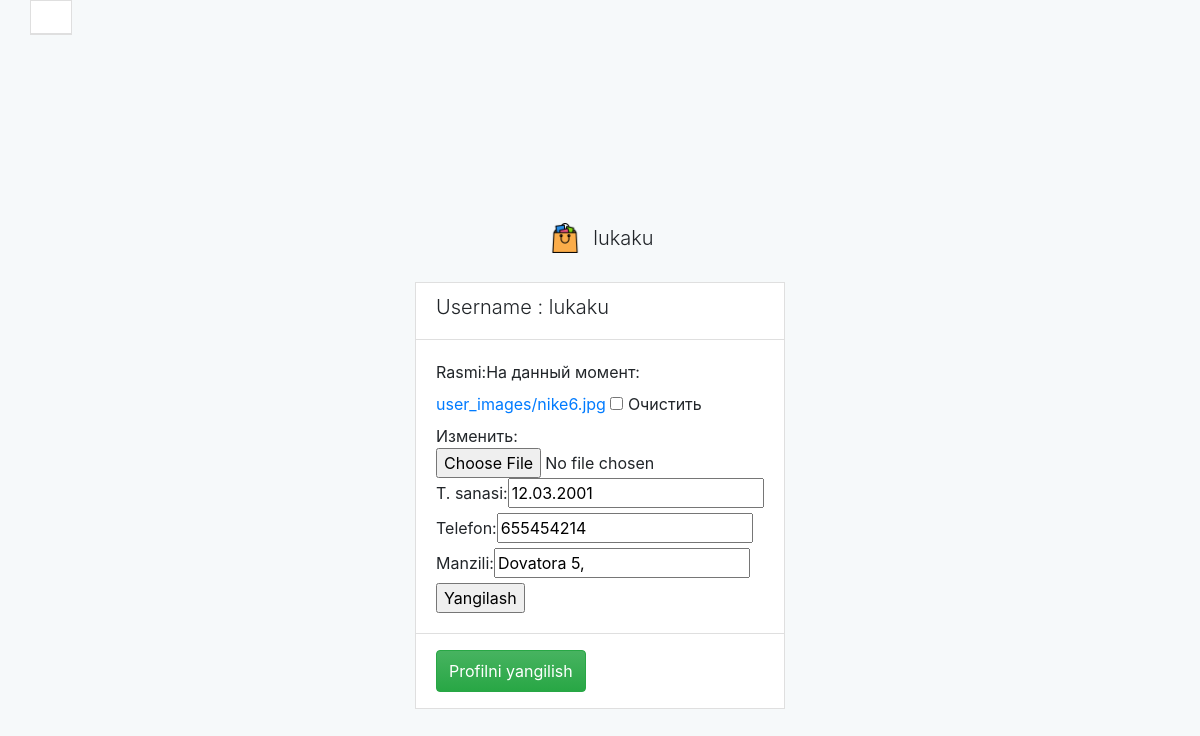
Before: /account/profile/update/1 with the older database file.
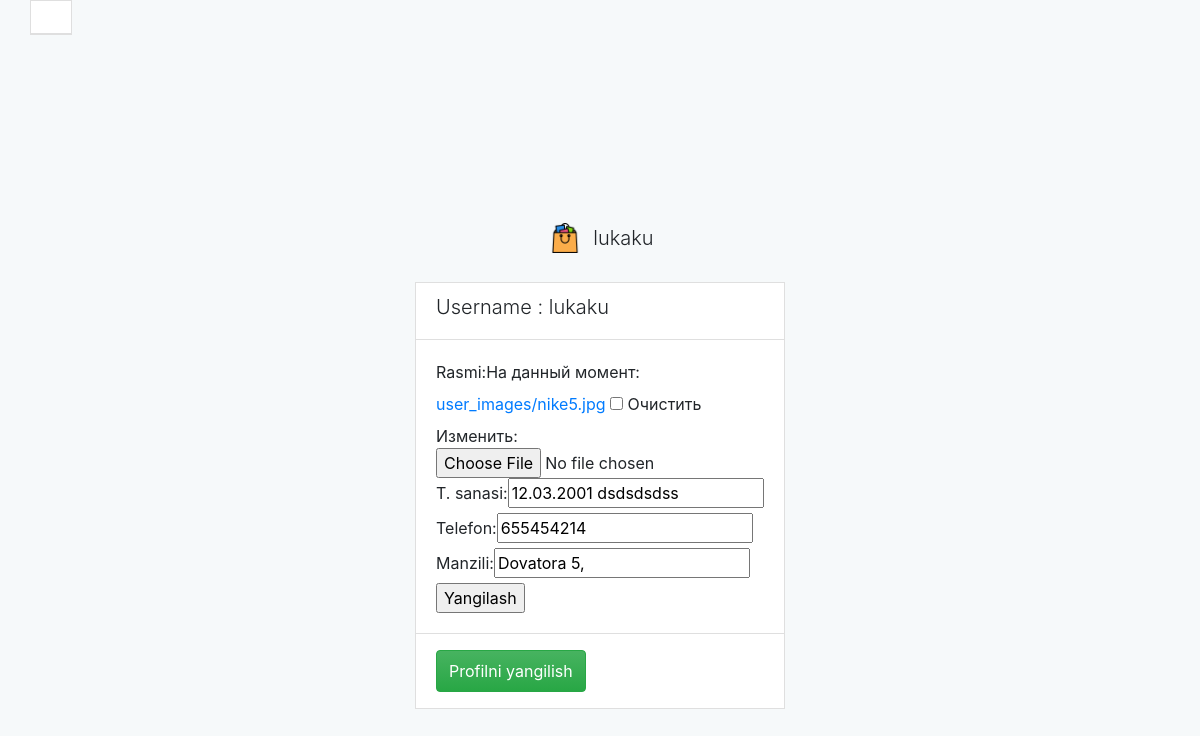
After: the same page with the newer database file.
### account/models.py (models this page shows, shortened)
class Profile(models.Model):
	user = models.OneToOneField(User,
		on_delete=models.CASCADE,
		related_name='user_profile')
	avatar = models.ImageField('Rasmi',upload_to='user_images/', blank=True,null=True)
	birthday = models.CharField('T. sanasi', max_length=50, blank=True)
	phone = models.PositiveIntegerField('Telefon', default=0,blank=True,null=True)
	address = models.CharField('Manzili', max_length=250,blank=True,null=True)

### account/views.py (the view)
# urls.py: path('profile/update/<pk>', views.UpdateUserProfileView.as_view(), name='update_profile'),
class UpdateUserProfileView(UpdateView):
	model = Profile
	fields = ['avatar','birthday','phone','address']
	success_url = '/'

### shop/context_pro.py (called while the page is built)
def view_all(request):
	try:
		cart = Cart.objects.get(id=request.session.get('user_cart_id'))
	except:
		cart = {'status':'Savatcha topilmadi!'}
	print(cart)
	context = {
		'categories':Category.objects.all(),
		'cart':cart
	}
	return context

### templates/account/profile_form.html (shortened to what this page needs)
<!DOCTYPE html>
<html lang="en">
<head>
	 <link rel="stylesheet" href="https://cdn.jsdelivr.net/npm/bootstrap@4.6.0/dist/css/bootstrap.min.css">
    <link rel="stylesheet" type="text/css" href="/static/dist/css/adminx.css" media="screen" />
    <link rel="stylesheet" type="text/css" href="/static/dist/css/main.css"  />
    <link rel="stylesheet" href="https://cdnjs.cloudflare.com/ajax/libs/font-awesome/5.15.3/css/all.min.css" />
</head>
<body>
  <div class="container">
    <div class="row">
        <div class="card">
          <div class="card-header">
          </div>
        </div>
    </div>
  </div>
	 <div class="adminx-container d-flex justify-content-center align-items-center">
      <div class="page-login">
        <div class="text-center">
          <a class="navbar-brand mb-4 h1" href="login.html">
            <img src="/static/img/bag.png" class="navbar-brand-image d-inline-block align-top mr-2" alt="">
            {{object.user.username}}
          </a>
        </div>
     <div class="card">
       <div class="card-header">
         <h5>Username : {{object.user.username}}</h5>
       </div>
       <div class="card-body">
        <div class="row">
            <div class="col-sm-12">
              <form action="" method="POST" enctype="multipart/form-data">
                {{form}}
                <input type="submit" id="submit" value="Yangilash">
              </form>
            </div>
        </div>
       </div>
       <div class="card-footer">
         <a href="{% url 'account:update_profile' object.id %}" class="btn btn-success">Profilni yangilish</a>
       </div>
     </div>
      </div>
    </div>
</body>
</html>

Changed rows visible on the page:
changed Profile "Dovatora 5,": birthday "12.03.2001" → "12.03.2001 dsdsdsdss"
Other visible differences:
text no longer shown: "Rasmi: На данный момент: user_images/nike6.jpg Очистить Изменить: T. sanasi: Telefon: Manzili:"
text now shown: "Rasmi: На данный момент: user_images/nike5.jpg Очистить Изменить: T. sanasi: Telefon: Manzili:"
